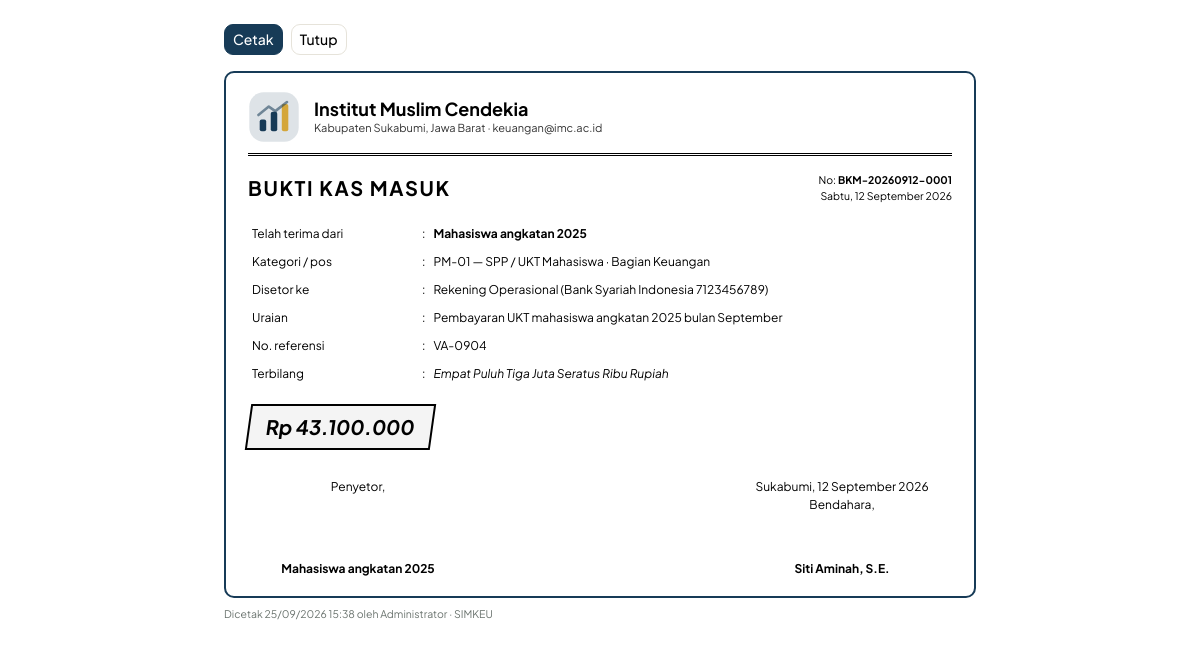
Page /index.php?page=bukti&id=127 (signed in) on the committed database.
### tables this page shows
CREATE TABLE transaksi (
    id INT AUTO_INCREMENT PRIMARY KEY,
    no_transaksi VARCHAR(30) NOT NULL UNIQUE,
    tanggal DATE NOT NULL,
    tipe ENUM('masuk','keluar','transfer') NOT NULL,
    akun_id INT NOT NULL,
    akun_tujuan_id INT NULL,
    kategori_id INT NULL,
    unit_id INT NULL,
    jumlah DECIMAL(15,2) NOT NULL,
    pihak VARCHAR(150) NULL COMMENT 'Diterima dari / dibayarkan kepada',
    keterangan VARCHAR(255) NOT NULL,
    no_referensi VARCHAR(50) NULL,
    bukti VARCHAR(255) NULL,
    user_id INT NULL,
    created_at TIMESTAMP DEFAULT CURRENT_TIMESTAMP,
    updated_at TIMESTAMP NULL DEFAULT NULL ON UPDATE CURRENT_TIMESTAMP,
    INDEX idx_tanggal (tanggal),
    INDEX idx_tipe (tipe),
    CONSTRAINT fk_trx_akun FOREIGN KEY (akun_id) REFERENCES akun_kas(id),
    CONSTRAINT fk_trx_akun_tujuan FOREIGN KEY (akun_tujuan_id) REFERENCES akun_kas(id),
    CONSTRAINT fk_trx_kategori FOREIGN KEY (kategori_id) REFERENCES kategori(id),
    CONSTRAINT fk_trx_unit FOREIGN KEY (unit_id) REFERENCES unit(id) ON DELETE SET NULL,
    CONSTRAINT fk_trx_user FOREIGN KEY (user_id) REFERENCES users(id) ON DELETE SET NULL
);

CREATE TABLE kategori (
    id INT AUTO_INCREMENT PRIMARY KEY,
    kode VARCHAR(10) NOT NULL UNIQUE,
    nama VARCHAR(100) NOT NULL,
    tipe ENUM('masuk','keluar') NOT NULL,
    keterangan VARCHAR(255) NULL,
    aktif TINYINT(1) NOT NULL DEFAULT 1
);

CREATE TABLE unit (
    id INT AUTO_INCREMENT PRIMARY KEY,
    kode VARCHAR(10) NOT NULL UNIQUE,
    nama VARCHAR(100) NOT NULL,
    penanggung_jawab VARCHAR(100) NULL,
    aktif TINYINT(1) NOT NULL DEFAULT 1
);

CREATE TABLE akun_kas (
    id INT AUTO_INCREMENT PRIMARY KEY,
    kode VARCHAR(10) NOT NULL UNIQUE,
    nama VARCHAR(100) NOT NULL,
    jenis ENUM('kas','bank') NOT NULL DEFAULT 'kas',
    nama_bank VARCHAR(100) NULL,
    no_rekening VARCHAR(50) NULL,
    atas_nama VARCHAR(100) NULL,
    saldo_awal DECIMAL(15,2) NOT NULL DEFAULT 0,
    aktif TINYINT(1) NOT NULL DEFAULT 1
);

CREATE TABLE users (
    id INT AUTO_INCREMENT PRIMARY KEY,
    nama VARCHAR(100) NOT NULL,
    username VARCHAR(50) NOT NULL UNIQUE,
    password VARCHAR(255) NOT NULL,
    role ENUM('admin','bendahara','pimpinan','staf') NOT NULL DEFAULT 'staf',
    unit_id INT NULL,
    aktif TINYINT(1) NOT NULL DEFAULT 1,
    last_login DATETIME NULL,
    created_at TIMESTAMP DEFAULT CURRENT_TIMESTAMP,
    CONSTRAINT fk_users_unit FOREIGN KEY (unit_id) REFERENCES unit(id) ON DELETE SET NULL
);

### index.php (called while the page is built, shortened)
<?php
$routes = [
    'dashboard'   => ['dashboard', 'dashboard'],
    'pemasukan'   => ['transaksi', 'transaksi.view'],
    'pengeluaran' => ['transaksi', 'transaksi.view'],
    'transfer'    => ['transfer', 'transaksi.view'],
    'bukti'       => ['bukti', 'transaksi.view'],
    'pengajuan'   => ['pengajuan', 'pengajuan.view'],
    'anggaran'    => ['anggaran', 'laporan'],
    'laporan'     => ['laporan', 'laporan'],
    'akun_kas'    => ['akun_kas', 'master'],
    'kategori'    => ['kategori', 'master'],
    'unit'        => ['unit', 'master'],
    'pengguna'    => ['pengguna', 'system'],
    'pengaturan'  => ['pengaturan', 'system'],
    'log'         => ['log', 'system'],
    'profil'      => ['profil', null],
];
$page = $_GET['page'] ?? home_page();
[$module, $perm] = $routes[$page];
require __DIR__ . '/modules/' . $module . '.php';

### config/db.php (called while the page is built, shortened)
<?php
function db(): PDO
{
    static $pdo = null;
    if ($pdo === null) {
        $dsn = 'mysql:host=' . DB_HOST . ';port=' . DB_PORT . ';dbname=' . DB_NAME . ';charset=utf8mb4';
        try {
            $pdo = new PDO($dsn, DB_USER, DB_PASS, [
                PDO::ATTR_ERRMODE            => PDO::ERRMODE_EXCEPTION,
                PDO::ATTR_DEFAULT_FETCH_MODE => PDO::FETCH_ASSOC,
                PDO::ATTR_EMULATE_PREPARES   => false,
            ]);
        } catch (PDOException $e) {
            http_response_code(500);
            die('<div style="font-family:sans-serif;padding:40px;color:#7f1d1d">
                <h3>Koneksi database gagal</h3>
                <p>Periksa pengaturan di <code>config/db.php</code> dan pastikan database <b>' . DB_NAME . '</b> sudah di-import dari <code>database/simkeu_db.sql</code>.</p>
                <small>' . htmlspecialchars($e->getMessage()) . '</small></div>');
        }
    }
    return $pdo;
}

### modules/bukti.php (the view, shortened to what this page needs)
<?php
$pdo = db();
$st = $pdo->prepare('SELECT t.*, a.nama akun, a.kode akun_kode, a.nama_bank, a.no_rekening, at.nama akun_tujuan, at.kode akun_tujuan_kode,
        k.nama kategori, k.kode kategori_kode, u.nama unit, us.nama petugas
    FROM transaksi t JOIN akun_kas a ON a.id = t.akun_id LEFT JOIN akun_kas at ON at.id = t.akun_tujuan_id
    LEFT JOIN kategori k ON k.id = t.kategori_id LEFT JOIN unit u ON u.id = t.unit_id LEFT JOIN users us ON us.id = t.user_id WHERE t.id = ?');
$st->execute([(int)($_GET['id'] ?? 0)]);
$r = $st->fetch();
$judul = ['masuk' => 'Bukti Kas Masuk', 'keluar' => 'Bukti Kas Keluar', 'transfer' => 'Bukti Pemindahbukuan'][$r['tipe']];
$kota = setting('kota', '');
$bendahara = setting('nama_bendahara', $r['petugas'] ?: '....................');
?>
<!doctype html>
<html lang="id">
<head>
    <link href="https://cdn.jsdelivr.net/npm/bootstrap@5.3.3/dist/css/bootstrap.min.css" rel="stylesheet">
    <link href="<?= asset('css/style.css') ?>" rel="stylesheet">
</head>
<body class="print-page">
<div class="print-sheet" style="max-width:800px">
    <div class="no-print d-flex gap-2">
        <button onclick="window.print()" class="btn btn-primary btn-sm">Cetak</button>
        <button onclick="window.close()" class="btn btn-light btn-sm">Tutup</button>
    </div>
    <div class="kwitansi">
        <div class="kop">
            <?= logo_svg(52) ?>
            <div>
                <h1><?= e(setting('nama_lembaga')) ?></h1>
                <p><?= e(setting('alamat')) ?><?= setting('telepon') ? ' &middot; Telp. ' . e(setting('telepon')) : '' ?><?= setting('email') ? ' &middot; ' . e(setting('email')) : '' ?></p>
            </div>
        </div>
        <div class="d-flex justify-content-between align-items-center mb-3">
            <h2 class="fs-5 fw-bold mb-0 text-uppercase" style="letter-spacing:.08em"><?= $judul ?></h2>
            <div class="text-end small">No: <b><?= e($r['no_transaksi']) ?></b><br><?= tgl_indo($r['tanggal'], true) ?></div>
        </div>
        <table>
            <?php if ($r['tipe'] === 'transfer'): ?>
                <tr><td style="width:170px">Dari akun</td><td style="width:10px">:</td><td><b><?= e($r['akun_kode'] . ' — ' . $r['akun']) ?></b></td></tr>
                <tr><td>Ke akun</td><td>:</td><td><b><?= e($r['akun_tujuan_kode'] . ' — ' . $r['akun_tujuan']) ?></b></td></tr>
            <?php else: ?>
                <tr><td style="width:170px"><?= $r['tipe'] === 'masuk' ? 'Telah terima dari' : 'Dibayarkan kepada' ?></td><td style="width:10px">:</td><td><b><?= e($r['pihak'] ?: '-') ?></b></td></tr>
                <tr><td>Kategori / pos</td><td>:</td><td><?= e($r['kategori_kode'] . ' — ' . $r['kategori']) ?><?= $r['unit'] ? ' &middot; ' . e($r['unit']) : '' ?></td></tr>
                <tr><td><?= $r['tipe'] === 'masuk' ? 'Disetor ke' : 'Dibayar dari' ?></td><td>:</td><td><?= e($r['akun']) ?><?= $r['no_rekening'] ? ' (' . e($r['nama_bank'] . ' ' . $r['no_rekening']) . ')' : '' ?></td></tr>
            <?php endif; ?>
            <tr><td>Uraian</td><td>:</td><td><?= e($r['keterangan']) ?></td></tr>
            <?php if ($r['no_referensi']): ?><tr><td>No. referensi</td><td>:</td><td><?= e($r['no_referensi']) ?></td></tr><?php endif; ?>
            <tr><td>Terbilang</td><td>:</td><td><i><?= e(ucwords(terbilang($r['jumlah']))) ?> Rupiah</i></td></tr>
        </table>
        <div class="mt-3"><div class="nominal"><?= rupiah($r['jumlah']) ?></div></div>
        <div class="ttd" style="margin-top:28px">
            <?php if ($r['tipe'] === 'masuk'): ?>
                <div><div>Penyetor,</div><div class="space"></div><b><?= e($r['pihak'] ?: '....................') ?></b></div>
                <div><div><?= e($kota ? $kota . ', ' : '') . tgl_indo($r['tanggal']) ?></div><div><?= e(setting('jabatan_bendahara', 'Bendahara')) ?>,</div><div class="space" style="height:46px"></div><b><?= e($bendahara) ?></b></div>
            <?php endif; ?>
        </div>
    </div>
    <p class="small text-muted mt-2">Dicetak <?= date('d/m/Y H:i') ?> oleh <?= e(user('nama')) ?> &middot; <?= APP_NAME ?></p>
</div>
</body>
</html>

### assets/css/style.css (style rules this page uses)
:root { --zk-primary: #173B57; --zk-primary-600: #102C42; --zk-primary-50: #E6EEF4; --zk-gold: #C8962E; --zk-gold-50: #FBF3E2; --zk-bg: #F4F5F2; --zk-surface: #FFFFFF; --zk-border: #E6E3DA; --zk-text: #1F2A26; --zk-muted: #6B746F; --zk-danger: #B42318; --zk-success: #1E7A4C; --zk-success-50: #E5F3EB; --zk-radius: 12px; --sidebar-w: 256px; --bs-body-font-family: 'Plus Jakarta Sans', system-ui, -apple-system, 'Segoe UI', sans-serif; --bs-body-bg: var(--zk-bg); --bs-body-color: var(--zk-text); --bs-border-color: var(--zk-border); --bs-primary: var(--zk-primary); --bs-primary-rgb: 23, 59, 87; --bs-link-color: var(--zk-primary); --bs-link-hover-color: var(--zk-primary-600); --bs-secondary-color: var(--zk-muted); }
body { font-size: .9rem; -webkit-font-smoothing: antialiased; }
.text-muted { color: var(--zk-muted) !important; }
.btn { border-radius: 9px; font-weight: 500; font-size: .875rem; }
.btn-primary { --bs-btn-bg: var(--zk-primary); --bs-btn-border-color: var(--zk-primary); --bs-btn-hover-bg: var(--zk-primary-600); --bs-btn-hover-border-color: var(--zk-primary-600); --bs-btn-active-bg: var(--zk-primary-600); --bs-btn-disabled-bg: var(--zk-primary); --bs-btn-disabled-border-color: var(--zk-primary); }
.btn-light { --bs-btn-bg: #fff; --bs-btn-border-color: var(--zk-border); }
.print-page { background: #fff; font-size: 12px; color: #000; }
.print-sheet { max-width: 900px; margin: 0 auto; padding: 24px; }
.kop { display: flex; align-items: center; gap: 14px; border-bottom: 3px double #000; padding-bottom: 10px; margin-bottom: 16px; color: var(--zk-primary); }
.kop h1 { font-size: 18px; margin: 0; font-weight: 700; color: #000; }
.kop p { margin: 0; font-size: 11px; color: #333; }
.print-sheet table { width: 100%; border-collapse: collapse; }
.ttd { display: flex; justify-content: space-between; margin-top: 36px; text-align: center; }
.ttd div { width: 220px; }
.ttd .space { height: 64px; }
.no-print { margin-bottom: 16px; }
.kwitansi { border: 2px solid var(--zk-primary); border-radius: 10px; padding: 18px 22px; position: relative; }
.kwitansi .nominal { display: inline-block; font-size: 20px; font-weight: 700; border: 2px solid #000; padding: 6px 16px; transform: skew(-8deg); background: #F4F4F4; }
.kwitansi td { padding: 5px 4px; vertical-align: top; }

### rows in the picture
transaksi: tipe "BUKTI KAS MASUK", no_transaksi "BKM-20260912-0001", tanggal "Sabtu, 12 September 2026", pihak "Mahasiswa angkatan 2025", kategori.nama "PM-01 — SPP / UKT Mahasiswa", unit.nama "Bagian Keuangan", akun.nama "Rekening Operasional", akun.no_rekening "Bank Syariah Indonesia 7123456789", keterangan "Pembayaran UKT mahasiswa angkatan 2025 bulan September", no_referensi "VA-0904", jumlah "Empat Puluh Tiga Juta Seratus Ribu", jumlah "Rp 43.100.000", tanggal "12 September 2026", user.nama "Siti Aminah, S.E."

### other values in the picture
setting('nama_lembaga') "Institut Muslim Cendekia"
setting('alamat') "Kabupaten Sukabumi, Jawa Barat"
setting('email') "keuangan@imc.ac.id"
$kota ? $kota . ', ' : '' "Sukabumi,"
setting('jabatan_bendahara', 'Bendahara') "Bendahara"
user('nama') "Administrator"
APP_NAME "SIMKEU"
